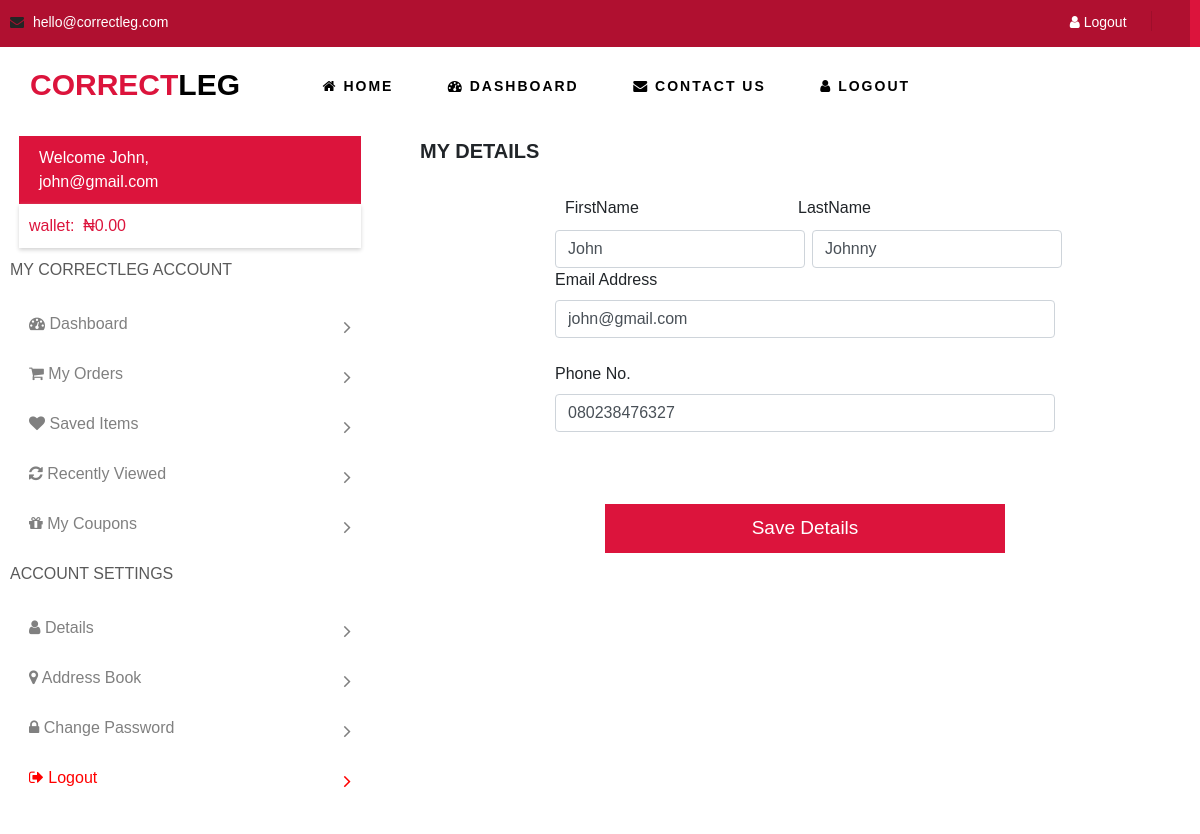
/customers/my-details (signed in), run on the app's committed database.
### tables this page shows
CREATE TABLE `customers` (
  `id` int(11) NOT NULL,
  `uniqueid` varchar(500) NOT NULL,
  `firstname` varchar(500) NOT NULL,
  `lastname` varchar(500) NOT NULL,
  `image` varchar(500) NOT NULL,
  `email` varchar(500) NOT NULL,
  `phone` varchar(500) NOT NULL,
  `password` varchar(500) NOT NULL,
  `time` varchar(500) NOT NULL,
  `date` varchar(500) NOT NULL,
  `timeview` varchar(500) NOT NULL,
  `status` varchar(500) NOT NULL,
  `new` varchar(500) NOT NULL,
  `cwallet` varchar(500) NOT NULL
);

### functions.php (called while the page is built, shortened)
<?php
function get_customer_detail($userid, $detail)
{
    global $conn;
    $sql = "SELECT * FROM customers WHERE uniqueid='$userid';";
    $result = mysqli_query($conn, $sql);
    $row = mysqli_fetch_assoc($result);
    $userdetail = $row[$detail];
    return $userdetail;
}

### customers/my-details.php (the view, shortened to what this page needs)
<?php
include '../dbconn.php';
include '../functions.php';
$sessionid = $_SESSION['id'];
?>
<!DOCTYPE html>
<html lang="zxx">
<head>
    <link rel="stylesheet" href="css/bootstrap.min.css" type="text/css" />
    <link rel="stylesheet" href="css/font-awesome.min.css" type="text/css" />
    <link rel="stylesheet" href="css/elegant-icons.css" type="text/css" />
    <link rel="stylesheet" href="css/nice-select.css" type="text/css" />
    <link rel="stylesheet" href="css/jquery-ui.min.css" type="text/css" />
    <link rel="stylesheet" href="css/owl.carousel.min.css" type="text/css" />
    <link rel="stylesheet" href="css/slicknav.min.css" type="text/css" />
    <link rel="stylesheet" href="../css/style.css" type="text/css" />
    <link rel="stylesheet" href="css/style.css" type="text/css" />
</head>
<body>
    <div class="desktop-view-container">
        <?php include 'header.php'; ?>
        <div class="row main-area-container">
            <div class="col-sm-4">
                <?php include 'desktop-sidebar.php'; ?>
            </div>
            <div class="col-sm-8">
                <div style="width:100%;padding:10px;font-weight:600;font-size:20px;">MY DETAILS</div>
                <div class="form-container">
                    <form action="" method="POST">
                        <div style="width:100%;padding:10px;display:flex;flex-flow: row nowrap;">
                            <div class="" style="margin-right:7px !important;width:45%;">FirstName</div>
                            <div class="" style="width:45%;padding-left:10px;">LastName</div>
                        </div>
                        <div style="width:100%;padding:0px;display:flex;flex-flow: row nowrap;">
                            <input type="text" class="form-control col-sm-6 col-xs-6" style="margin-right:7px !important;" name="firstname" placeholder="" value="<?php echo get_customer_detail($sessionid, 'firstname'); ?>">
                            <input type="text" class="form-control col-sm-6 col-xs-6" style="" name="lastname" placeholder="" value="<?php echo get_customer_detail($sessionid, 'lastname'); ?>">
                        </div>
                        <label>Email Address</label>
                        <input type="email" class="form-control" name="email" value="<?php echo get_customer_detail($sessionid, 'email'); ?>">
                        <br>
                        <label>Phone No.</label>
                        <input type=" tel" class="form-control" name="phone" value="<?php echo get_customer_detail($sessionid, 'phone'); ?>">
                        <br><br><br>
                        <div style=" width:100%;display:flex;justify-content:center;margin-bottom:100px;">
                            <button type="submit" class="save-details-btn" name="submit">Save Details</button>
                        </div>
                    </form>
                </div>
            </div>
        </div>
    </div>
</body>
</html>

### customers/desktop-sidebar.php (shortened to what this page needs)
<div class="details-section">
    <div style="width:100%;padding-left:10px;color:white;">
        Welcome <?php echo get_customer_detail($sessionid, "firstname"); ?>,
    </div>
    <div style="width:100%;padding-left:10px;color:white;">
        <?php echo get_customer_detail($sessionid, "email"); ?>
    </div>
</div>
<div class="wallet-section">
    <div style="width:100%;padding:10px;color: crimson;">
        wallet: <i class="fa fa-wallet"></i> <span>&#8358</span><?php echo number_format(get_customer_detail($sessionid, "cwallet")) . ".00"; ?>
    </div>
</div>
<div style="width:100%;padding:10px;color:rgb(90, 90, 90);">MY CORRECTLEG ACCOUNT</div>
<div class="items-container">
    <a href="profile" style="color:inherit;">
        <div class="items-box">
            <i class="fa fa-dashboard"></i> Dashboard <i class="fa fa-angle-right" style="float:right;font-size:20px;position:relative;top:5px;"></i>
        </div>
    </a>
    <a href="my-orders" style="color:inherit;">
        <div class="items-box">
            <i class="fa fa-shopping-cart"></i> My Orders <i class="fa fa-angle-right" style="float:right;font-size:20px;position:relative;top:5px;"></i>
        </div>
    </a>
    <a href="saved-items" style="color:inherit;">
        <div class="items-box">
            <i class="fa fa-heart"></i> Saved Items <i class="fa fa-angle-right" style="float:right;font-size:20px;position:relative;top:5px;"></i>
        </div>
    </a>
    <a href="recently-viewed" style="color:inherit;">
        <div class="items-box">
            <i class="fa fa-refresh"></i> Recently Viewed <i class="fa fa-angle-right" style="float:right;font-size:20px;position:relative;top:5px;"></i>
        </div>
    </a>
    <a href="my-coupons" style="color:inherit;">
        <div class="items-box">
            <i class="fa fa-gift"></i> My Coupons <i class="fa fa-angle-right" style="float:right;font-size:20px;position:relative;top:5px;"></i>
        </div>
    </a>
</div>
<div style="width:100%;padding:10px;color:rgb(90, 90, 90);">ACCOUNT SETTINGS</div>
<div class="items-container">
    <a href="my-details" style="color:inherit;">
        <div class="items-box">
            <i class="fa fa-user"></i> Details <i class="fa fa-angle-right" style="float:right;font-size:20px;position:relative;top:5px;"></i>
        </div>
    </a>
    <a href="address-book" style="color:inherit;">
        <div class="items-box">
            <i class="fa fa-map-marker"></i> Address Book <i class="fa fa-angle-right" style="float:right;font-size:20px;position:relative;top:5px;"></i>
        </div>
    </a>
    <a href="change-password" style="color:inherit;">
        <div class="items-box">
            <i class="fa fa-lock"></i> Change Password <i class="fa fa-angle-right" style="float:right;font-size:20px;position:relative;top:5px;"></i>
        </div>
    </a>
    <a href="../logout" style="color:red;">
        <div class="items-box" style="color:red">
            <i class="fa fa-sign-out"></i> Logout <i class="fa fa-angle-right" style="float:right;font-size:20px;position:relative;top:5px;"></i>
        </div>
    </a>
</div>

### css/style.css (style rules this page uses)
html, body { height: 100%; font-family: "Montserrat", sans-serif; -webkit-font-smoothing: antialiased; -o-font-smoothing: antialiased; -moz-font-smoothing: antialiased; font-smoothing: antialiased; }
* { margin: 0; }

### customers/css/style.css (style rules this page uses)
html, body { height: 100%; font-family: "Cairo", sans-serif; -webkit-font-smoothing: antialiased; font-smoothing: antialiased; }

### customers/my-details.php (style rules this page uses)
* { margin: 0; padding: 0; }
@media only screen and (min-width: 690px) { .details-section { width: 90%; margin: auto; padding: 10px; background-color: crimson; margin-top: 10px; } }
@media only screen and (min-width: 690px) { .wallet-section { width: 90%; margin: auto; background-color: white; box-shadow: 0px 2px 4px lightgrey; } }
@media only screen and (min-width: 690px) { .items-container { background-color: white; width: 90%; margin: auto; margin-top: 10px; margin-bottom: 50px; height: 200px; } }
@media only screen and (min-width: 690px) { .items-box { width: 100%; height: 50px; padding: 10px; color: grey; } }
@media only screen and (min-width: 690px) { .form-container { width: 500px; margin: auto; background-color: white; margin: auto; margin-top: 10px; } }
@media only screen and (min-width: 690px) { .save-details-btn { width: 80%; padding: 10px; background-color: crimson; color: white; border: none; font-size: 19px; } }

### data on the page
customers: firstname "John", email "john@gmail.com", cwallet "0", lastname "Johnny", phone "080238476327"
